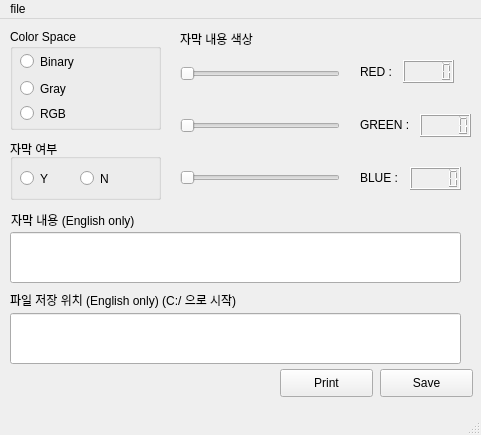
<?xml version="1.0" encoding="UTF-8"?>
<ui version="4.0">
 <class>MainWindow</class>
 <widget class="QMainWindow" name="MainWindow">
  <property name="geometry">
   <rect>
    <x>0</x>
    <y>0</y>
    <width>481</width>
    <height>435</height>
   </rect>
  </property>
  <property name="windowTitle">
   <string>Photo Editor</string>
  </property>
  <widget class="QWidget" name="centralwidget">
   <widget class="QGroupBox" name="colorspace">
    <property name="geometry">
     <rect>
      <x>10</x>
      <y>10</y>
      <width>151</width>
      <height>101</height>
     </rect>
    </property>
    <property name="title">
     <string>Color Space</string>
    </property>
    <widget class="QRadioButton" name="binary">
     <property name="geometry">
      <rect>
       <x>10</x>
       <y>17</y>
       <width>108</width>
       <height>31</height>
      </rect>
     </property>
     <property name="text">
      <string>Binary</string>
     </property>
    </widget>
    <widget class="QRadioButton" name="gray">
     <property name="geometry">
      <rect>
       <x>10</x>
       <y>44</y>
       <width>108</width>
       <height>31</height>
      </rect>
     </property>
     <property name="text">
      <string>Gray</string>
     </property>
    </widget>
    <widget class="QRadioButton" name="rgb">
     <property name="geometry">
      <rect>
       <x>10</x>
       <y>69</y>
       <width>108</width>
       <height>31</height>
      </rect>
     </property>
     <property name="text">
      <string>RGB</string>
     </property>
    </widget>
   </widget>
   <widget class="QPushButton" name="print">
    <property name="geometry">
     <rect>
      <x>280</x>
      <y>350</y>
      <width>93</width>
      <height>28</height>
     </rect>
    </property>
    <property name="text">
     <string>Print</string>
    </property>
   </widget>
   <widget class="QPushButton" name="save">
    <property name="geometry">
     <rect>
      <x>380</x>
      <y>350</y>
      <width>93</width>
      <height>28</height>
     </rect>
    </property>
    <property name="text">
     <string>Save</string>
    </property>
   </widget>
   <widget class="QGroupBox" name="comment_yn">
    <property name="geometry">
     <rect>
      <x>10</x>
      <y>120</y>
      <width>151</width>
      <height>61</height>
     </rect>
    </property>
    <property name="title">
     <string>자막 여부</string>
    </property>
    <widget class="QRadioButton" name="yes">
     <property name="geometry">
      <rect>
       <x>10</x>
       <y>30</y>
       <width>51</width>
       <height>19</height>
      </rect>
     </property>
     <property name="text">
      <string>Y</string>
     </property>
    </widget>
    <widget class="QRadioButton" name="no">
     <property name="geometry">
      <rect>
       <x>70</x>
       <y>30</y>
       <width>51</width>
       <height>19</height>
      </rect>
     </property>
     <property name="text">
      <string>N</string>
     </property>
    </widget>
   </widget>
   <widget class="QLabel" name="content_label">
    <property name="geometry">
     <rect>
      <x>11</x>
      <y>190</y>
      <width>181</width>
      <height>21</height>
     </rect>
    </property>
    <property name="text">
     <string>자막 내용 (English only)</string>
    </property>
   </widget>
   <widget class="QLabel" name="label_2">
    <property name="geometry">
     <rect>
      <x>10</x>
      <y>270</y>
      <width>311</width>
      <height>21</height>
     </rect>
    </property>
    <property name="text">
     <string>파일 저장 위치 (English only) (C:/ 으로 시작)</string>
    </property>
   </widget>
   <widget class="QSlider" name="red_bar">
    <property name="geometry">
     <rect>
      <x>180</x>
      <y>44</y>
      <width>160</width>
      <height>22</height>
     </rect>
    </property>
    <property name="orientation">
     <enum>Qt::Horizontal</enum>
    </property>
   </widget>
   <widget class="QLabel" name="red">
    <property name="geometry">
     <rect>
      <x>360</x>
      <y>37</y>
      <width>51</width>
      <height>31</height>
     </rect>
    </property>
    <property name="text">
     <string>RED :</string>
    </property>
   </widget>
   <widget class="QSlider" name="green_bar">
    <property name="geometry">
     <rect>
      <x>180</x>
      <y>96</y>
      <width>160</width>
      <height>22</height>
     </rect>
    </property>
    <property name="orientation">
     <enum>Qt::Horizontal</enum>
    </property>
   </widget>
   <widget class="QLabel" name="green">
    <property name="geometry">
     <rect>
      <x>360</x>
      <y>90</y>
      <width>61</width>
      <height>31</height>
     </rect>
    </property>
    <property name="text">
     <string>GREEN :</string>
    </property>
   </widget>
   <widget class="QSlider" name="blue_bar">
    <property name="geometry">
     <rect>
      <x>180</x>
      <y>148</y>
      <width>160</width>
      <height>22</height>
     </rect>
    </property>
    <property name="orientation">
     <enum>Qt::Horizontal</enum>
    </property>
   </widget>
   <widget class="QLabel" name="blue">
    <property name="geometry">
     <rect>
      <x>360</x>
      <y>143</y>
      <width>51</width>
      <height>31</height>
     </rect>
    </property>
    <property name="text">
     <string>BLUE :</string>
    </property>
   </widget>
   <widget class="QLabel" name="label_3">
    <property name="geometry">
     <rect>
      <x>180</x>
      <y>4</y>
      <width>111</width>
      <height>31</height>
     </rect>
    </property>
    <property name="text">
     <string>자막 내용 색상</string>
    </property>
   </widget>
   <widget class="QLineEdit" name="comment">
    <property name="geometry">
     <rect>
      <x>10</x>
      <y>213</y>
      <width>451</width>
      <height>51</height>
     </rect>
    </property>
   </widget>
   <widget class="QLineEdit" name="file_position">
    <property name="geometry">
     <rect>
      <x>10</x>
      <y>294</y>
      <width>451</width>
      <height>51</height>
     </rect>
    </property>
   </widget>
   <widget class="QLCDNumber" name="red_lcdNumber">
    <property name="geometry">
     <rect>
      <x>403</x>
      <y>41</y>
      <width>51</width>
      <height>23</height>
     </rect>
    </property>
   </widget>
   <widget class="QLCDNumber" name="green_lcdNumber_2">
    <property name="geometry">
     <rect>
      <x>420</x>
      <y>95</y>
      <width>51</width>
      <height>23</height>
     </rect>
    </property>
   </widget>
   <widget class="QLCDNumber" name="blue_lcdNumber_3">
    <property name="geometry">
     <rect>
      <x>410</x>
      <y>148</y>
      <width>51</width>
      <height>23</height>
     </rect>
    </property>
   </widget>
  </widget>
  <widget class="QMenuBar" name="menubar">
   <property name="geometry">
    <rect>
     <x>0</x>
     <y>0</y>
     <width>481</width>
     <height>26</height>
    </rect>
   </property>
   <widget class="QMenu" name="menufile">
    <property name="title">
     <string>file</string>
    </property>
    <addaction name="picture"/>
   </widget>
   <addaction name="menufile"/>
  </widget>
  <widget class="QStatusBar" name="statusbar"/>
  <action name="actiontext">
   <property name="text">
    <string>text</string>
   </property>
  </action>
  <action name="picture">
   <property name="text">
    <string>picture</string>
   </property>
  </action>
 </widget>
 <resources/>
 <connections/>
</ui>
